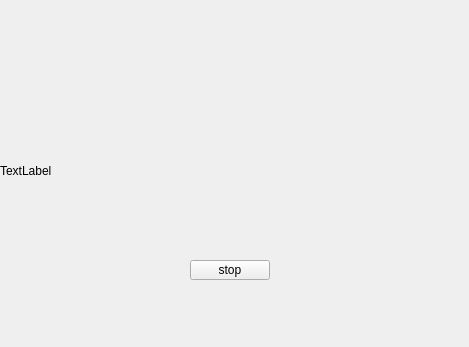
<?xml version="1.0" encoding="UTF-8"?>
<ui version="4.0">
 <class>Widget</class>
 <widget class="QWidget" name="Widget">
  <property name="geometry">
   <rect>
    <x>0</x>
    <y>0</y>
    <width>469</width>
    <height>347</height>
   </rect>
  </property>
  <property name="windowTitle">
   <string>Widget</string>
  </property>
  <property name="styleSheet">
   <string notr="true"/>
  </property>
  <widget class="QPushButton" name="pushButton">
   <property name="geometry">
    <rect>
     <x>190</x>
     <y>260</y>
     <width>80</width>
     <height>20</height>
    </rect>
   </property>
   <property name="text">
    <string>stop</string>
   </property>
  </widget>
  <widget class="QLabel" name="label2">
   <property name="geometry">
    <rect>
     <x>0</x>
     <y>0</y>
     <width>461</width>
     <height>341</height>
    </rect>
   </property>
   <property name="text">
    <string>TextLabel</string>
   </property>
  </widget>
 </widget>
 <resources/>
 <connections/>
</ui>
